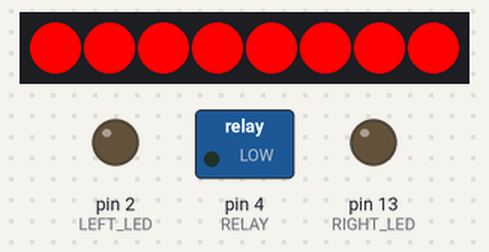
The sketch below on a simulated Arduino Uno, built with avr-gcc and run on an emulated ATmega328P. On the bench: 8 RGB LEDs in strip order, left to right, switched loads named in the sketch (green lamp = pin HIGH), output pins drawn as LEDs (lit = HIGH).

Above: at 0.1 s.
At 1.0 s:
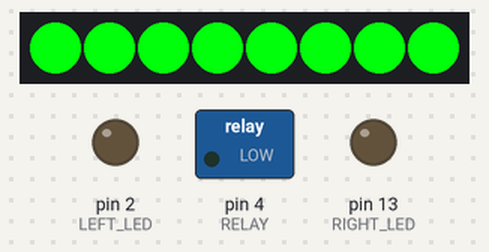
At 1.9 s:
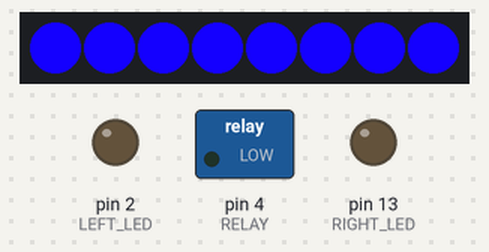
At 2.5 s:
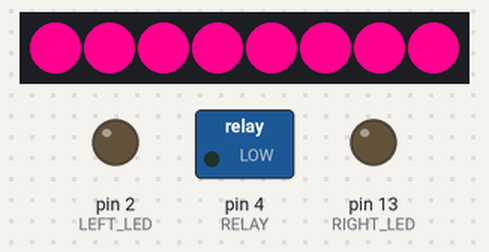
At 3.7 s:
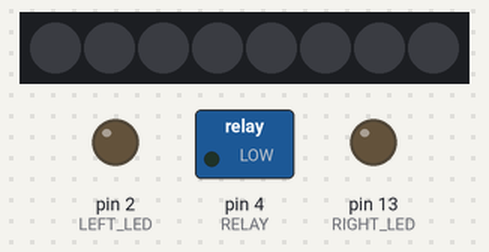
At 4.57 s:
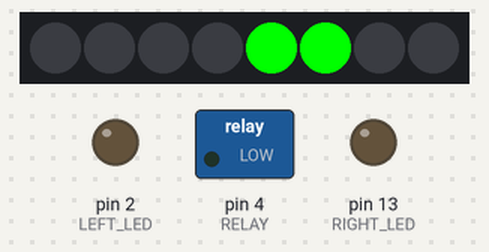
Timing chart, 0 to 40.0 s (numbered marks = the images above):
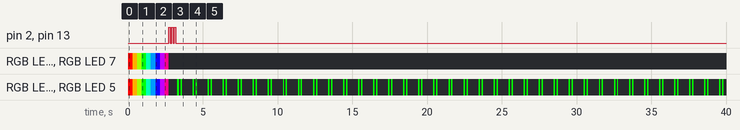

The sketch:

SeeeduinoCode.ino
```cpp
#include <Adafruit_NeoPixel.h>
#include <IBusBM.h>

#define LEFT_LED 2
#define RELAY 4
#define ECHO 5
#define TRIG 6
#define RIGHT_LED 13

#define STAT1 A0
#define STAT2 A1
#define STAT3 A2

#define DELAY 10

Adafruit_NeoPixel lights(8, 3, NEO_GRB + NEO_KHZ800);
IBusBM IBus;
long cycleStartTime, currentTime;
int flightStatus = 0;

void setup() {
  pinMode(LEFT_LED, OUTPUT);
  pinMode(RIGHT_LED, OUTPUT);
  pinMode(RELAY, OUTPUT);

  IBus.begin(Serial);

  lights.begin();
  lights.clear();
  lights.show();

  for (long hue = 0; hue < 65536; hue += 256) {
    for (int i = 0; i < 8; i++) {
      lights.setPixelColor(i, lights.ColorHSV(hue));
    }
    lights.show();
    delay(DELAY);
  }

  lights.clear();
  lights.show();
  digitalWrite(LEFT_LED, HIGH);
  digitalWrite(RIGHT_LED, HIGH);
  delay(100);
  digitalWrite(LEFT_LED, LOW);
  digitalWrite(RIGHT_LED, LOW);
  delay(100);
  digitalWrite(LEFT_LED, HIGH);
  digitalWrite(RIGHT_LED, HIGH);
  delay(100);
  digitalWrite(LEFT_LED, LOW);
  digitalWrite(RIGHT_LED, LOW);
  delay(100);
  digitalWrite(LEFT_LED, HIGH);
  digitalWrite(RIGHT_LED, HIGH);
  delay(100);
  digitalWrite(LEFT_LED, LOW);
  digitalWrite(RIGHT_LED, LOW);
  delay(100);

  cycleStartTime = millis();
}

void policeLightCycle() {
  currentTime = millis();
  if (currentTime < (cycleStartTime + 50)) { //front and back slow, bottom fast
    lights.setPixelColor(0, 255, 0, 0);
    lights.setPixelColor(1, 0, 0, 0);
    lights.setPixelColor(2, 0, 0, 0);
    lights.setPixelColor(3, 0, 0, 255);
    lights.setPixelColor(4, 255, 0, 0);
    lights.setPixelColor(5, 0, 0, 0);
    digitalWrite(LEFT_LED, HIGH);
    digitalWrite(RIGHT_LED, LOW);
  } else if (currentTime < (cycleStartTime + 100)) {
    lights.setPixelColor(3, 0, 0, 0);
    digitalWrite(LEFT_LED, LOW);
  } else if (currentTime < (cycleStartTime + 150)) {
    lights.setPixelColor(3, 0, 0, 255);
    digitalWrite(LEFT_LED, HIGH);
  } else if (currentTime < (cycleStartTime + 200)) {
    lights.setPixelColor(3, 0, 0, 0);
    digitalWrite(LEFT_LED, LOW);
  } else if (currentTime < (cycleStartTime + 250)) {
    lights.setPixelColor(0, 0, 0, 0);
    lights.setPixelColor(1, 0, 0, 255);
    lights.setPixelColor(2, 255, 0, 0);
    lights.setPixelColor(3, 0, 0, 0);
    lights.setPixelColor(4, 0, 0, 0);
    lights.setPixelColor(5, 0, 0, 255);
    digitalWrite(RIGHT_LED, HIGH);
  } else if (currentTime < (cycleStartTime + 300)) {
    lights.setPixelColor(2, 0, 0, 0);
    digitalWrite(RIGHT_LED, LOW);
  } else if (currentTime < (cycleStartTime + 350)) {
    lights.setPixelColor(2, 255, 0, 0);
    digitalWrite(RIGHT_LED, HIGH);
  } else if (currentTime < (cycleStartTime + 400)) {
    lights.setPixelColor(2, 0, 0, 0);
    digitalWrite(RIGHT_LED, LOW);
  } else if (currentTime < (cycleStartTime + 450)) { //front and back fast, bottom slow
    lights.setPixelColor(0, 255, 0, 0);
    lights.setPixelColor(1, 0, 0, 0);
    lights.setPixelColor(2, 0, 0, 0);
    lights.setPixelColor(3, 0, 0, 255);
    lights.setPixelColor(4, 255, 0, 0);
    lights.setPixelColor(5, 0, 0, 0);
    digitalWrite(LEFT_LED, HIGH);
  } else if (currentTime < (cycleStartTime + 500)) {
    lights.setPixelColor(0, 0, 0, 0);
    lights.setPixelColor(4, 0, 0, 0);
  } else if (currentTime < (cycleStartTime + 550)) {
    lights.setPixelColor(0, 255, 0, 0);
    lights.setPixelColor(4, 255, 0, 0);
    digitalWrite(LEFT_LED, LOW);
    digitalWrite(RIGHT_LED, HIGH);
  } else if (currentTime < (cycleStartTime + 600)) {
    lights.setPixelColor(0, 0, 0, 0);
    lights.setPixelColor(4, 0, 0, 0);
  } else if (currentTime < (cycleStartTime + 650)) {
    lights.setPixelColor(0, 0, 0, 0);
    lights.setPixelColor(1, 0, 0, 255);
    lights.setPixelColor(2, 255, 0, 0);
    lights.setPixelColor(3, 0, 0, 0);
    lights.setPixelColor(4, 0, 0, 0);
    lights.setPixelColor(5, 0, 0, 255);
    digitalWrite(LEFT_LED, HIGH);
    digitalWrite(RIGHT_LED, LOW);
  } else if (currentTime < (cycleStartTime + 700)) {
    lights.setPixelColor(1, 0, 0, 0);
    lights.setPixelColor(5, 0, 0, 0);
  } else if (currentTime < (cycleStartTime + 750)) {
    lights.setPixelColor(1, 0, 0, 255);
    lights.setPixelColor(5, 0, 0, 255);
    digitalWrite(LEFT_LED, LOW);
    digitalWrite(RIGHT_LED, HIGH);
  } else if (currentTime < (cycleStartTime + 800)) {
    lights.setPixelColor(1, 0, 0, 0);
    lights.setPixelColor(5, 0, 0, 0);
  } else {
    cycleStartTime = currentTime;
    digitalWrite(LEFT_LED, LOW);
    digitalWrite(RIGHT_LED, LOW);
  }
}

void hazardLightCycle() {
  currentTime = millis();
  if (currentTime < (cycleStartTime + 100)) {
    lights.setPixelColor(0, 255, 255, 0);
    lights.setPixelColor(1, 0, 0, 0);
    lights.setPixelColor(2, 0, 0, 0);
    lights.setPixelColor(3, 255, 255, 0);
    lights.setPixelColor(4, 255, 255, 0);
    lights.setPixelColor(5, 255, 255, 0);
    digitalWrite(RIGHT_LED, HIGH);
  } else if (currentTime < (cycleStartTime + 200)) {
    lights.setPixelColor(0, 0, 0, 0);
    lights.setPixelColor(3, 0, 0, 0);
    digitalWrite(RIGHT_LED, HIGH);
  } else if (currentTime < (cycleStartTime + 300)) {
    lights.setPixelColor(0, 255, 255, 0);
    lights.setPixelColor(3, 255, 255, 0);
    digitalWrite(RIGHT_LED, HIGH);
  } else if (currentTime < (cycleStartTime + 400)) {
    lights.setPixelColor(0, 0, 0, 0);
    lights.setPixelColor(3, 0, 0, 0);
    digitalWrite(RIGHT_LED, HIGH);
  } else if (currentTime < (cycleStartTime + 500)) {
    lights.setPixelColor(0, 0, 0, 0);
    lights.setPixelColor(1, 255, 255, 0);
    lights.setPixelColor(2, 255, 255, 0);
    lights.setPixelColor(3, 0, 0, 0);
    lights.setPixelColor(4, 0, 0, 0);
    lights.setPixelColor(5, 0, 0, 0);
    digitalWrite(LEFT_LED, HIGH);
  } else if (currentTime < (cycleStartTime + 600)) {
    lights.setPixelColor(1, 0, 0, 0);
    lights.setPixelColor(2, 0, 0, 0);
    digitalWrite(LEFT_LED, HIGH);
  } else if (currentTime < (cycleStartTime + 700)) {
    lights.setPixelColor(1, 255, 255, 0);
    lights.setPixelColor(2, 255, 255, 0);
    lights.setPixelColor(4, 0, 0, 0);
    lights.setPixelColor(5, 0, 0, 0);
    digitalWrite(LEFT_LED, HIGH);
  } else if (currentTime < (cycleStartTime + 800)) {
    lights.setPixelColor(1, 0, 0, 0);
    lights.setPixelColor(2, 0, 0, 0);
    digitalWrite(LEFT_LED, HIGH);
  } else {
    cycleStartTime = currentTime;
  }
}

void noWifi() {
  currentTime = millis();
  if (currentTime < (cycleStartTime + 1000)) {
    lights.setPixelColor(0, 255, 0, 0);
    lights.setPixelColor(1, 0, 0, 0);
    digitalWrite(LEFT_LED, HIGH);
    digitalWrite(RIGHT_LED, LOW);
  } else if (currentTime < (cycleStartTime + 2000)) {
    lights.setPixelColor(0, 0, 0, 0);
    lights.setPixelColor(1, 255, 0, 0);
    digitalWrite(LEFT_LED, LOW);
    digitalWrite(RIGHT_LED, HIGH);
  } else {
    cycleStartTime = currentTime;
  }
}

void noLock() {
  currentTime = millis();
  if (currentTime < (cycleStartTime + 1000)) {
    lights.setPixelColor(0, 255, 255, 0);
    lights.setPixelColor(1, 0, 0, 0);
    digitalWrite(LEFT_LED, HIGH);
    digitalWrite(RIGHT_LED, LOW);
  } else if (currentTime < (cycleStartTime + 2000)) {
    lights.setPixelColor(0, 0, 0, 0);
    lights.setPixelColor(1, 255, 255, 0);
    digitalWrite(LEFT_LED, LOW);
    digitalWrite(RIGHT_LED, HIGH);
  } else {
    cycleStartTime = currentTime;
  }
}

void readyToGo() {
  currentTime = millis();
  if (currentTime < (cycleStartTime + 100)) {
    lights.setPixelColor(4, 0, 255, 0);
    lights.setPixelColor(5, 0, 255, 0);
  } else if (currentTime < (cycleStartTime + 200)) {
    lights.setPixelColor(4, 0, 0, 0);
    lights.setPixelColor(5, 0, 0, 0);
  } else if (currentTime < (cycleStartTime + 300)) {
    lights.setPixelColor(4, 0, 255, 0);
    lights.setPixelColor(5, 0, 255, 0);
  } else if (currentTime < (cycleStartTime + 400)) {
    lights.setPixelColor(4, 0, 0, 0);
    lights.setPixelColor(5, 0, 0, 0);
  } else {
    cycleStartTime = currentTime;
  }
}

void userControl() {
  currentTime = millis();
  if (currentTime < (cycleStartTime + 100)) {
    lights.setPixelColor(4, 0, 255, 0);
    lights.setPixelColor(5, 0, 255, 0);
  } else if (currentTime < (cycleStartTime + 200)) {
    lights.setPixelColor(4, 0, 0, 0);
    lights.setPixelColor(5, 0, 0, 0);
  } else if (currentTime < (cycleStartTime + 300)) {
    lights.setPixelColor(4, 0, 255, 0);
    lights.setPixelColor(5, 0, 255, 0);
  } else if (currentTime < (cycleStartTime + 1000)) {
    lights.setPixelColor(4, 0, 0, 0);
    lights.setPixelColor(5, 0, 0, 0);
  } else {
    cycleStartTime = currentTime;
  }
}

void beacon() {
  for (int i = 0; i < 6; i++) {
    lights.setPixelColor(i, 255, 255, 255);
  }
}

void cancer() {
  currentTime = millis();
  if (currentTime < (cycleStartTime + 50)) {
    for (int i = 0; i < 6; i++) {
      lights.setPixelColor(i, 255, 255, 255);
    }
  } else if (currentTime < (cycleStartTime + 100)) {
    for (int i = 0; i < 6; i++) {
      lights.setPixelColor(i, 0, 0, 0);
    }
  } else {
    cycleStartTime = currentTime;
  }
}

bool controlState() {
  if (IBus.readChannel(6) > 1500)
    return true;
  return false;
}

bool LEDState() {
  if (IBus.readChannel(7) > 1500)
    return true;
  return false;
}

void loop() {
  //clear leds
  digitalWrite(LEFT_LED, LOW);
  digitalWrite(RIGHT_LED, LOW);
  for (int i = 0; i < 6; i++)
    lights.setPixelColor(i, 0, 0, 0);
  /*
  //check IBus related functions
  if (LEDState())
    policeLightCycle();

  if (controlState())
    digitalWrite(RELAY, HIGH);
  else
    digitalWrite(RELAY, LOW);

  //check status pins
  //if leds are overriden, ignore this part
  if (!LEDState()) {
    flightStatus = 0;
    if (analogRead(STAT1) > 800)
      flightStatus += 1;
    if (analogRead(STAT2) > 800)
      flightStatus += 2;
    if (analogRead(STAT3) > 800)
      flightStatus += 4;

    if (flightStatus == 0) {
      for (int i = 0; i < 6; i++) {
        lights.setPixelColor(i, 255, 0, 0);
      }
    } else if (flightStatus == 1) {
      noWifi();
    } else if (flightStatus == 2) {
      noLock();
    } else if (flightStatus == 3) {
      readyToGo();
    } else if (flightStatus == 4) {
      hazardLightCycle();
    } else if (flightStatus == 5) {
      policeLightCycle();
    } else if (flightStatus == 6) {
      beacon();
    } else if (flightStatus == 7) {
      cancer();
    }
  }

  //lastly override everything if drone is being flown by user
  if (!controlState() && IBus.readChannel(2) > 1050 && !LEDState() && IBus.readChannel(5) > 1500) {
    for (int i = 0; i < 6; i++)
      lights.setPixelColor(i, 0, 0, 0);
    digitalWrite(LEFT_LED, LOW);
    digitalWrite(RIGHT_LED, LOW);
    userControl();
  }*/
  if (IBus.readChannel(6) > 1500) {
    if (IBus.readChannel(7) > 1500) {
      cancer();
    } else {
      hazardLightCycle();
    }
  } else {
    if (IBus.readChannel(7) > 1500) {
      policeLightCycle();
    } else {
      userControl();
    }
  }

  lights.show();
  delay(DELAY);
}
```

Measured:
- by itself, RGB LED 4, RGB LED 5: off → RGB(255, 0, 0) at 0.00 s, → RGB(255, 173, 0) 0.31 s later, → RGB(163, 255, 0) 0.31 s later, → RGB(0, 255, 10) 0.31 s later, … (158 changes in this stretch)
- by itself, everything shown: repeats every 1.0 s, in 4 steps
- what the display in image 4 shows lasts 0.7 s, from 3.6 s to 4.3 s
